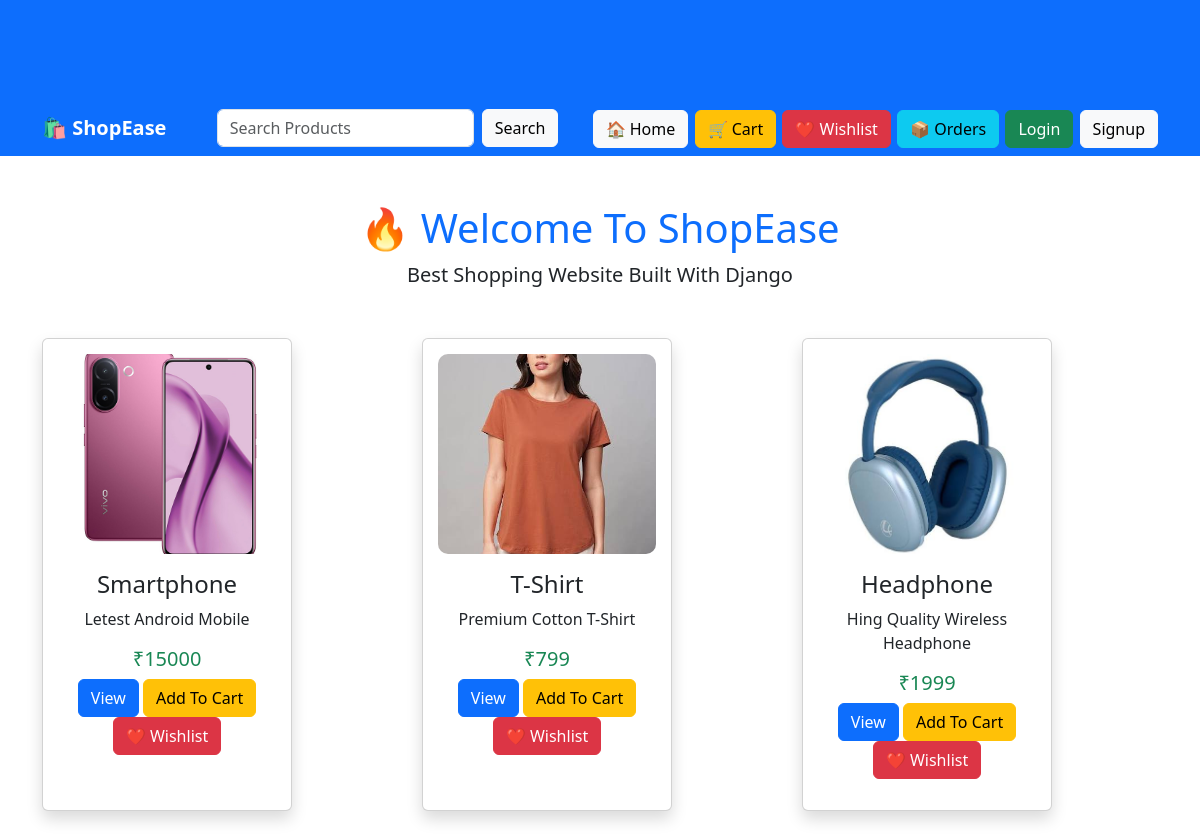
The page / on the database its author committed.
### store/models.py (models this page shows, shortened)
class Product(models.Model):
    name = models.CharField(max_length=100)
    description = models.TextField()
    price = models.IntegerField()
    image = models.ImageField(upload_to='products/')

### store/views.py (the view)
# urls.py: 2. Add a URL to urlpatterns:  path('', views.home, name='home')
def home(request):
    search = request.GET.get("search")
    if search:
        products = Product.objects.filter(name__icontains=search)
    else:
        products = Product.objects.all()
    return render(request, "home.html", {
        "products": products
    })

### templates/home.html (shortened to what this page needs)
{% load static %}
<!doctype html>
<html>
  <head>
    <link rel="stylesheet" href="{% static 'css/style.css' %}" />
    <link
      href="https://cdn.jsdelivr.net/npm/bootstrap@5.3.3/dist/css/bootstrap.min.css"
      rel="stylesheet"
    />
  </head>
  <body>
    <nav class="navbar navbar-expand-lg navbar-dark bg-primary">
      <div class="container">
        <a class="navbar-brand fw-bold" href="/">🛍 ShopEase</a>
        <form class="d-flex" method="GET">
          <input
            class="form-control me-2"
            type="search"
            name="search"
            placeholder="Search Products"
          />
          <button class="btn btn-light">Search</button>
        </form>
        <div>
          <a href="/" class="btn btn-light">🏠 Home</a>
          <a href="/cart/" class="btn btn-warning"> 🛒 Cart </a>
          <a href="{% url 'wishlist' %}" class="btn btn-danger">
            ❤️ Wishlist
          </a>
          <a href="{% url 'orders' %}" class="btn btn-info"> 📦 Orders </a>
          {% if user.is_authenticated %}
          <span class="text-white ms-3"> 👋 {{ user.username }} </span>
          <a href="{% url 'logout' %}" class="btn btn-danger ms-2"> Logout </a>
          {% else %}
          <a href="{% url 'login' %}" class="btn btn-success"> Login </a>
          <a href="{% url 'signup' %}" class="btn btn-light"> Signup </a>
          {% endif %}
        </div>
      </div>
    </nav>
    <div class="container text-center mt-5">
      <h1 class="text-primary">🔥 Welcome To ShopEase</h1>
      <p class="lead">Best Shopping Website Built With Django</p>
    </div>
    <div class="container mt-5">
      <div class="row">
        {% for product in products %}
        <div class="col-md-4 mb-4">
          <div class="card h-100 shadow">
            <img
              src="{{ product.image.url }}"
              class="card-img-top"
              height="250"
            />
            <div class="card-body text-center">
              <h4>{{ product.name }}</h4>
              <p>{{ product.description }}</p>
              <h5 class="text-success">₹{{ product.price }}</h5>
              <a
                href="{% url 'product_detail' product.id %}"
                class="btn btn-primary"
              >
                View
              </a>
              <a
                href="{% url 'add_to_cart' product.id %}"
                class="btn btn-warning"
              >
                Add To Cart
              </a>
              <a
                href="{% url 'add_to_wishlist' product.id %}"
                class="btn btn-danger"
              >
                ❤️ Wishlist
              </a>
            </div>
          </div>
        </div>
        {% endfor %}
      </div>
    </div>
  </body>
</html>

### store/static/css/style.css (style rules this page uses)
body { margin:0; font-family:Arial,sans-serif; background:#f5f5f5; }
nav { background:#2874f0; color:white; padding:15px; font-size:24px; font-weight:bold; }
.container { text-align:center; margin-top:100px; }
h1 { color:#2874f0; }
button { background:#2874f0; color:white; border:none; padding:8px 15px; font-size:16px; border-radius:5px; cursor:pointer; }
nav { display:flex; justify-content:space-between; align-items:center; background:#2874f0; padding:15px 30px; color:white; }
.card { width:250px; padding:20px; text-align:center; border:1px solid #ddd; border-radius:10px; box-shadow:0 0 10px #ddd; }
.card img { width:200px; height:200px; object-fit:cover; border-radius:10px; }
.card { width: 250px; background: white; border-radius: 10px; box-shadow: 0 0 10px gray; text-align: center; padding: 15px; }
.card img { width: 100%; height: 200px; object-fit: cover; border-radius: 10px; }
body { font-family: Arial, sans-serif; background:#f1f3f6; }
.card img { object-fit: cover; }
.navbar-brand { font-size:28px; font-weight:bold; }

### rows shown on the page
Product: image (picture), name "Smartphone", description "Letest Android Mobile", price "15000"
Product: image (picture), name "T-Shirt", description "Premium Cotton T-Shirt", price "799"
Product: image (picture), name "Headphone", description "Hing Quality Wireless Headphone", price "1999"
